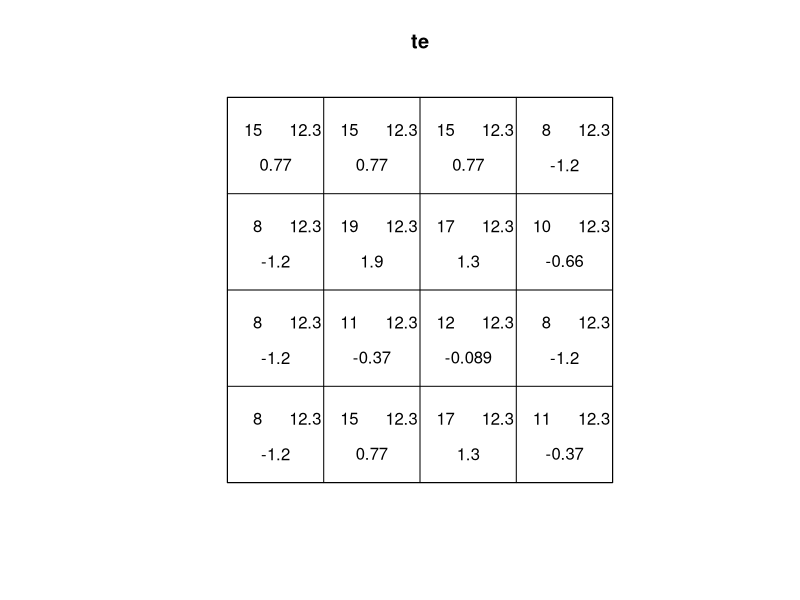
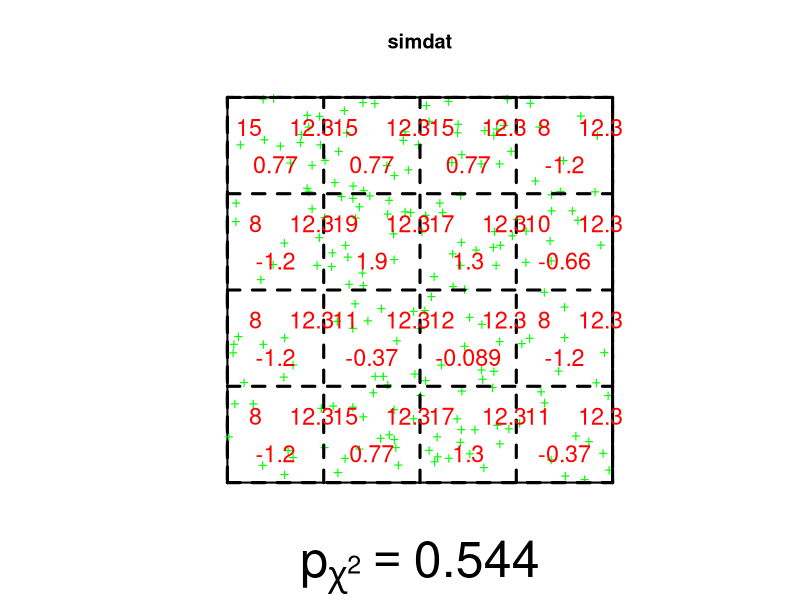
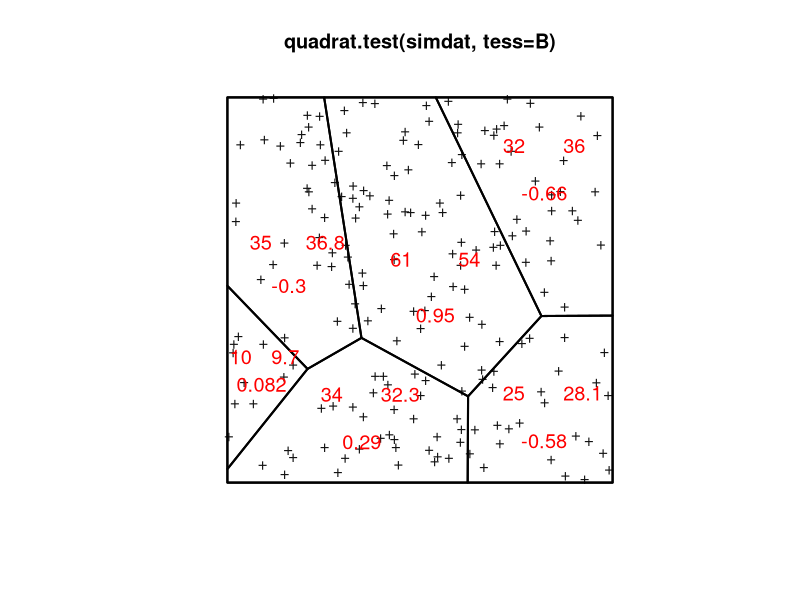

These figures' R source, in order:
library(spatstat)


### Name: quadrat.test
### Title: Dispersion Test for Spatial Point Pattern Based on Quadrat
###   Counts
### Aliases: quadrat.test quadrat.test.ppp quadrat.test.ppm
###   quadrat.test.quadratcount
### Keywords: spatial htest

### ** Examples

  data(simdat)
  quadrat.test(simdat)
  quadrat.test(simdat, 4, 3)

  quadrat.test(simdat, alternative="regular")
  quadrat.test(simdat, alternative="clustered")

  # Using Monte Carlo p-values
  quadrat.test(swedishpines) # Get warning, small expected values.
  ## Not run: 
##D     quadrat.test(swedishpines, method="M", nsim=4999)
##D     quadrat.test(swedishpines, method="M", nsim=4999, conditional=FALSE)
##D   
## End(Not run)
  ## Don't show: 
    quadrat.test(swedishpines, method="M", nsim=19)
    quadrat.test(swedishpines, method="M", nsim=19, conditional=FALSE)
  
## End(Don't show)

  # quadrat counts
  qS <- quadratcount(simdat, 4, 3)
  quadrat.test(qS)

  # fitted model: inhomogeneous Poisson
  fitx <- ppm(simdat, ~x, Poisson())
  quadrat.test(fitx)

  te <- quadrat.test(simdat, 4)
  residuals(te)  # Pearson residuals

  plot(te)

  plot(simdat, pch="+", cols="green", lwd=2)
  plot(te, add=TRUE, col="red", cex=1.4, lty=2, lwd=3)

  sublab <- eval(substitute(expression(p[chi^2]==z),
                       list(z=signif(te$p.value,3))))
  title(sub=sublab, cex.sub=3)

  # quadrats of irregular shape
  B <- dirichlet(runifpoint(6, Window(simdat)))
  qB <- quadrat.test(simdat, tess=B)
  plot(simdat, main="quadrat.test(simdat, tess=B)", pch="+")
  plot(qB, add=TRUE, col="red", lwd=2, cex=1.2)
